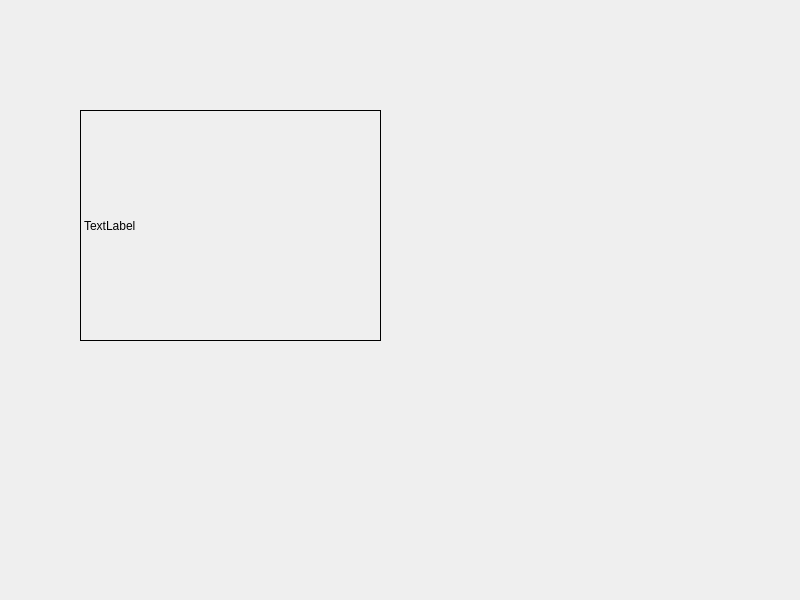
<?xml version="1.0" encoding="UTF-8"?>
<ui version="4.0">
 <class>MainWindow</class>
 <widget class="QMainWindow" name="MainWindow">
  <property name="geometry">
   <rect>
    <x>0</x>
    <y>0</y>
    <width>800</width>
    <height>600</height>
   </rect>
  </property>
  <property name="windowTitle">
   <string>MainWindow</string>
  </property>
  <widget class="QWidget" name="centralwidget">
   <widget class="MyLabel" name="label">
    <property name="geometry">
     <rect>
      <x>80</x>
      <y>110</y>
      <width>301</width>
      <height>231</height>
     </rect>
    </property>
    <property name="frameShape">
     <enum>QFrame::Box</enum>
    </property>
    <property name="text">
     <string>TextLabel</string>
    </property>
   </widget>
  </widget>
 </widget>
 <customwidgets>
  <customwidget>
   <class>MyLabel</class>
   <extends>QLabel</extends>
   <header>mylabel.h</header>
  </customwidget>
 </customwidgets>
 <resources/>
 <connections/>
</ui>
